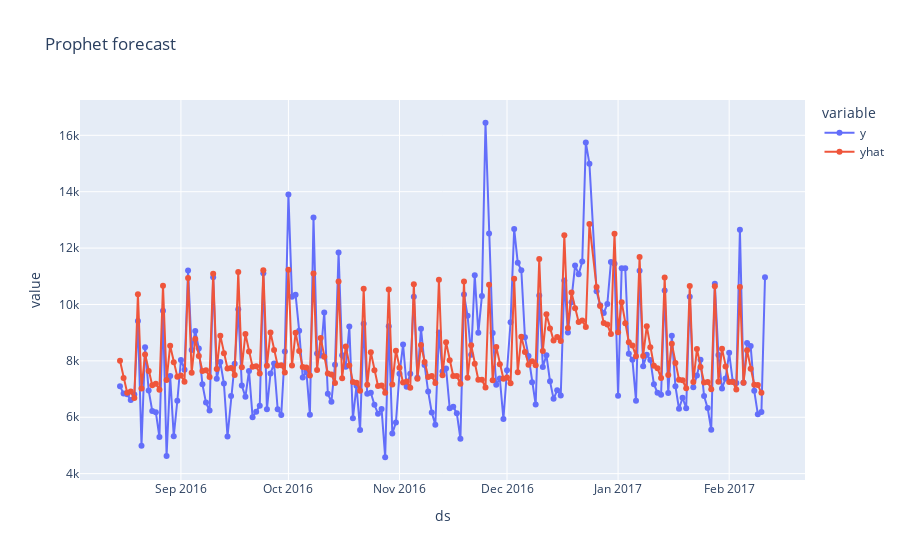

The cell this chart's notebook holds for it:
### Markdown cell above
## __Forecast for 180 days ahead__

### Code cell
model.evaluate(test[:180], forecast[:180])

### Figure 1 — Plotly figure (JSON) as saved in the notebook; plotly's stock layout.template omitted (floating-point values rounded to 4 significant figures; data arrays with more than 128 entries replaced by an {"elided": "..."} marker saying what was removed)
{"data": [{"hovertemplate": "variable=y<br>ds=%{x}<br>value=%{y}<extra></extra>", "legendgroup": "y", "line": {"color": "#636efa", "dash": "solid"}, "marker": {"symbol": "circle"}, "mode": "markers+lines", "name": "y", "orientation": "v", "showlegend": true, "type": "scatter", "x": {"elided": "180 str values"}, "xaxis": "x", "y": {"elided": "180 float values"}, "yaxis": "y"}, {"hovertemplate": "variable=yhat<br>ds=%{x}<br>value=%{y}<extra></extra>", "legendgroup": "yhat", "line": {"color": "#EF553B", "dash": "solid"}, "marker": {"symbol": "circle"}, "mode": "markers+lines", "name": "yhat", "orientation": "v", "showlegend": true, "type": "scatter", "x": {"elided": "180 str values"}, "xaxis": "x", "y": {"elided": "180 float values"}, "yaxis": "y"}], "layout": {"legend": {"title": {"text": "variable"}, "tracegroupgap": 0}, "title": {"text": "Prophet forecast"}, "xaxis": {"anchor": "y", "domain": [0, 1], "title": {"text": "ds"}}, "yaxis": {"anchor": "x", "domain": [0, 1], "title": {"text": "value"}}}}
